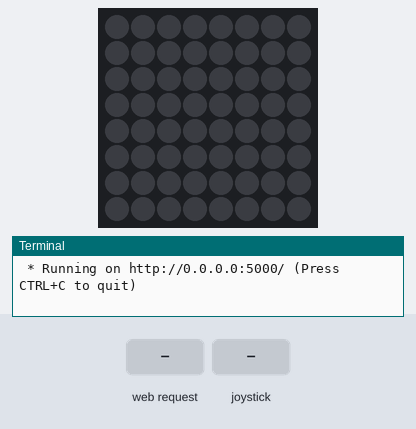
Bench run of a program on a simulated Raspberry Pi (BCM pin numbers) with a Sense HAT. Shown: the Sense HAT's 8×8 RGB LED matrix, the last lines printed to the terminal. The inputs (shaded band) are chosen by the test bench. Random numbers come from a fixed seed.

Above: at 1.2 s.
1.3 s: HTTP request for /game received
At 1.7 s:
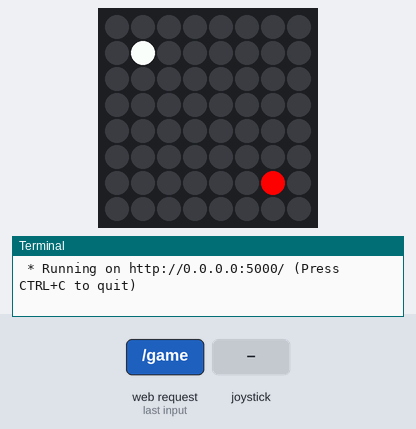
2.8 s: joystick pushed up
At 3.5 s:
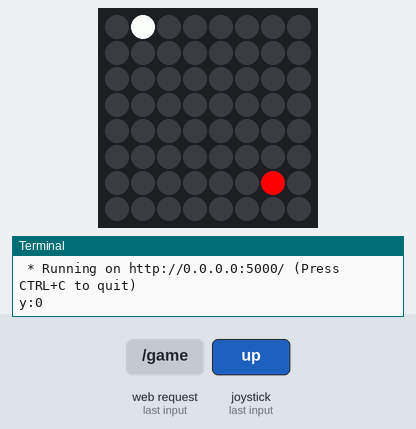
4.4 s: joystick pushed right
At 5.7 s:
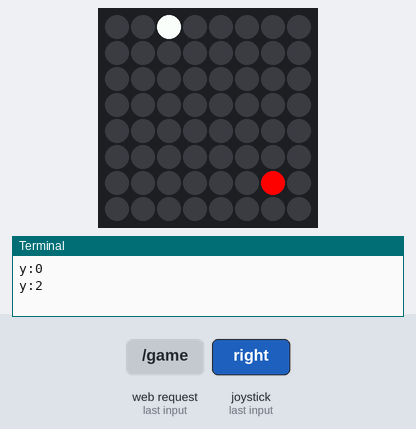
6.0 s: joystick pushed down
At 7.1 s:
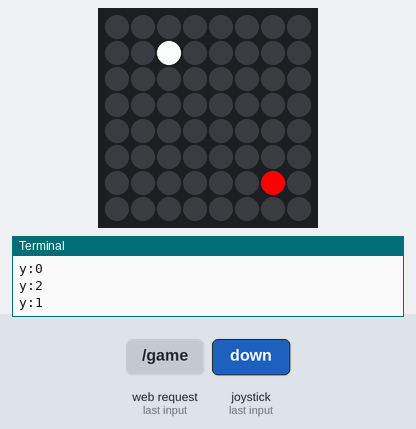
7.6 s: joystick pushed right
At 8.3 s:
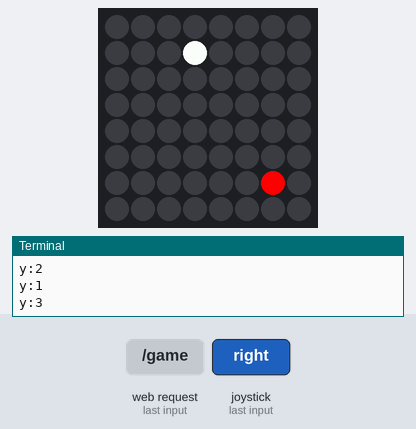
9.2 s: joystick pushed up
At 10.7 s:
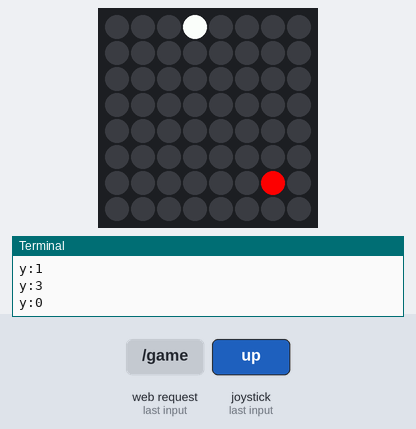
Timing chart, 0 to 11.8 s (numbered marks = the images above; inputs shaded):
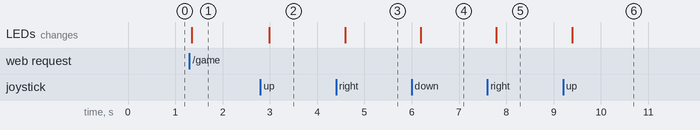

Measured:
- after the input at 1.3 s, the LEDs: change at once (image 1)
- after the input at 2.8 s, the LEDs: change after 0.19 s (image 2)
- after the input at 4.4 s, the LEDs: change after 0.19 s (image 3)
- after the input at 6.0 s, the LEDs: change after 0.19 s (image 4)
- after the input at 7.6 s, the LEDs: change after 0.19 s (image 5)
- after the input at 9.2 s, the LEDs: change after 0.19 s (image 6)

The program:

app.py
```python
from flask import Flask, render_template
import raspieats

app = Flask(__name__)

@app.route('/')

def index():
    return render_template('index.html')

@app.route('/game')

def game():
    my_game = raspieats.Game()
    my_game.run()

if __name__ == '__main__':
    app.run(debug=True, host='0.0.0.0')
```

raspieats.py
```python
from sense_hat import SenseHat
import time
import random

sense = SenseHat()
sense.clear()


#colors
r = (255, 0, 0) #red
g = (0, 255, 0) #green
b = (0, 0, 255) #blue
k = (0, 0, 0) #blank
w = (255, 255, 255) #white
c = (0, 255, 255) #cyan
y = (255, 255, 0) #yellow
o = (255, 128, 0) #orange
n = (255, 128, 128) #pink
p = (128, 0, 128) #purple
d = (255, 0, 128) #darkpink
l = (128, 255, 128) #lightgreen
##NEW CODE

class Game:
    def __init__(self):
        self.player_x = 1
        self.player_y = 1
        self.food_x = 6
        self.food_y = 6
        self.is_hungry = True
        self.score = 0

    def reset(self):
        sense.clear()
        self.player_x = random.randint(0,7)
        self.player_y = random.randint(0,7)
        same_spot = True
        while same_spot:
            self.food_x = random.randint(0,7)
            self.food_y = random.randint(0,7)
            if self.player_x != self.food_x and self.player_y != self.food_x:
                same_spot = False
                break
        sense.set_pixel(self.player_x, self.player_y, y)
        sense.set_pixel(self.food_x, self.food_y, g)
        print("reset")

    def down(self):
        if self.player_y < 7:
            self.player_y += 1
            print("y:" + str(self.player_y))
            self.update()

    def up(self):
        if self.player_y > 0:
            self.player_y -= 1
            print("y:" + str(self.player_y))
            self.update()

    def right(self):
        if self.player_x < 7:
            self.player_x += 1
            print("y:" + str(self.player_x))
            self.update()

    def left(self):
        if self.player_x > 0:
            self.player_x -= 1
            print("y:" + str(self.player_x))
            self.update()


    def update(self):
        sense.clear()
        sense.set_pixel(self.player_x,self.player_y, w)
        sense.set_pixel(self.food_x,self.food_y, r)

    def run(self):
        self.update()
        while self.is_hungry:
            for event in sense.stick.get_events():
                # print events

                if event.direction == "down" and event.action =="released":
                    self.down()

                if event.direction == "up" and event.action =="released":
                    self.up()

                if event.direction == "left" and event.action =="released":
                    self.left()

                if event.direction == "right" and event.action =="released":
                    self.right()

                if self.player_x == self.food_x and self.food_y == self.player_y:
                    self.score += 1
                    sense.show_letter(str(self.score))
                    time.sleep(.5)

                    self.reset()

                    # sense.show_message("GAME OVER"

# my_game = Game()
# my_game.run()

###OLD CODE
#variables for player & food postioning
"""
player_x = 1
player_y = 1
sense.set_pixel(player_x,player_y,d)

food_x = 6
food_y = 6
sense.set_pixel(food_x,food_y,c)


is_hungry = True

def down():
    global player_y
    if player_y <7:
        player_y += 1
        print("y:" + str(player_y))

def update():
    sense.clear()
    sense.set_pixel(player_x,player_y, w)
    sense.set_pixel(food_x,food_y, r)

while is_hungry:
    for event in sense.stick.get_events():
       # print(event)


        if event.direction == "down" and event.action == "released":
            down()
            update()
"""
```
